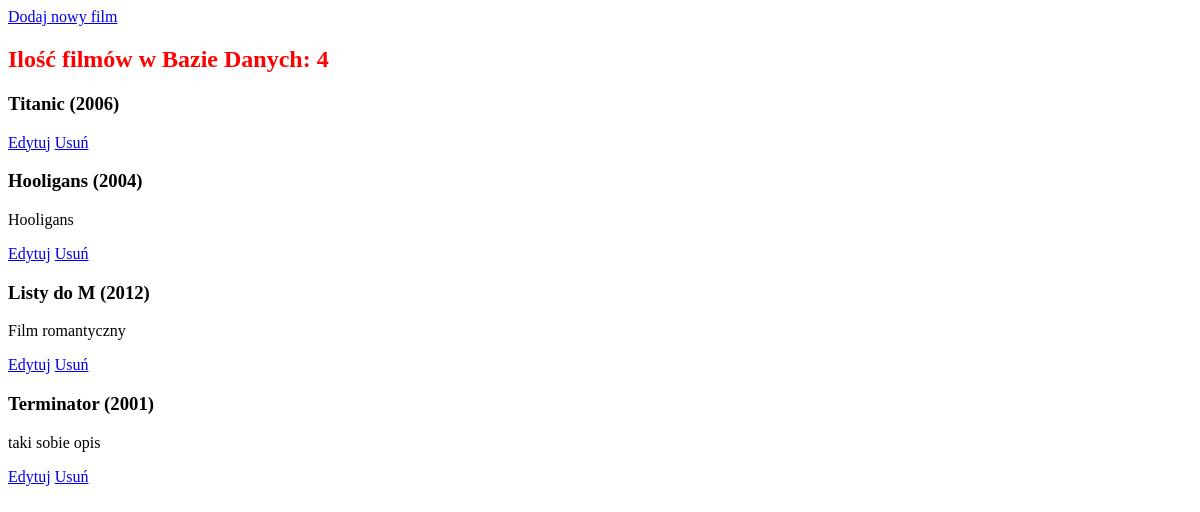
The app's page /filmy/all/, older data.
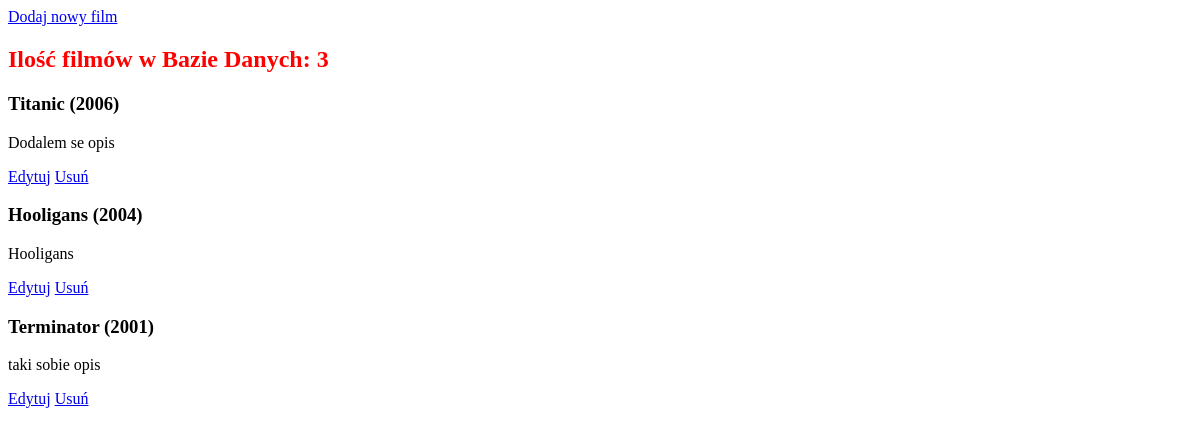
The same page, newer data.
### filmyweb/models.py (models this page shows)
class Film(models.Model):
    title = models.CharField(max_length=64, blank=False, unique=True)
    year = models.PositiveSmallIntegerField(default=2000)
    description = models.TextField(default="")
    premiera = models.DateField(null=True, blank=True)
    imdb_rating = models.DecimalField(max_digits=4,decimal_places=2, null=True,blank=True)
    poster = models.ImageField(upload_to="posters", null=True, blank=True)
    def __str__(self):
        return self.title_with_year()
    def title_with_year(self):
        return "{} ({})".format(self.title,self.year)

### filmyweb/views.py (the view)
# urls.py: path('all/', all_films, name='all_films'),
def all_films(request):
    all = Film.objects.all()
    return render(request,'filmy.html',{ 'films': all })

### templates/filmy.html (shortened to what this page needs)
{% load static %}
<!doctype html>
<html lang="en">
<head>
    <link rel="stylesheet" href="{% static 'css.css' %}">
</head>
<body>
    <a href="{% url 'new_film' %}">Dodaj nowy film</a>
    {% if films|length == 0 %}
        <h2>BRAK FILMÓW</h2>
    {% else %}
        <h2>Ilość filmów w Bazie Danych: {{ films|length }}</h2>
        {% for film in films %}
            <h3>{{ film }} </h3>
            <p>{{ film.description }}</p>
            <a href="{% url 'edit_film' film.id %}">Edytuj</a>
            <a href="{% url 'delete_film' film.id %}">Usuń</a>
        {% endfor %}
    {% endif %}
</body>
</html>

Row changes from the older to the newer data that the page shows:
removed Film: title+year "Listy do M (2012)", description "Film romantyczny"
changed Film: description (not shown) → "Dodalem se opis"
Text that changed along with them:
{{ films|length }}: "4" → "3"
